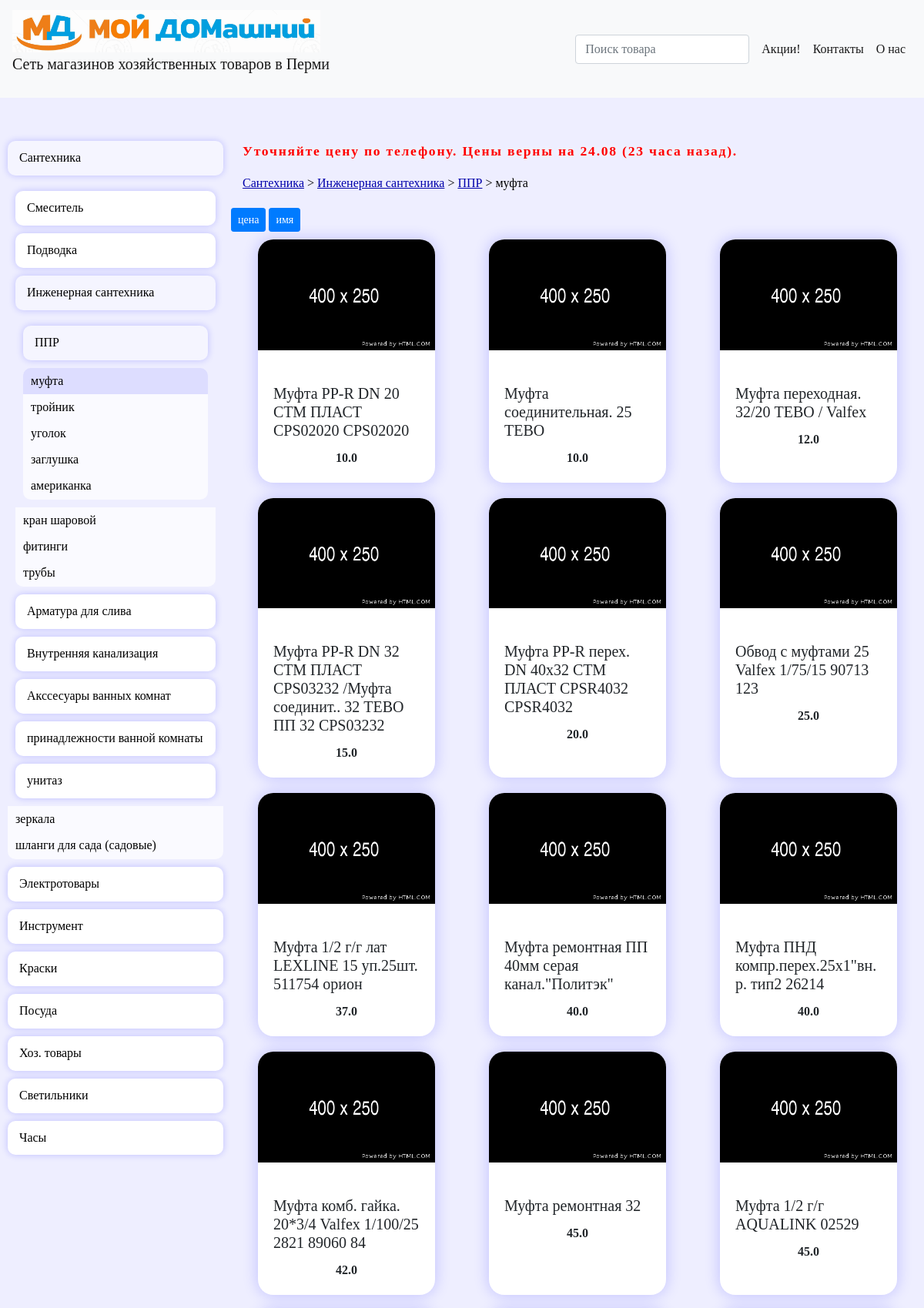
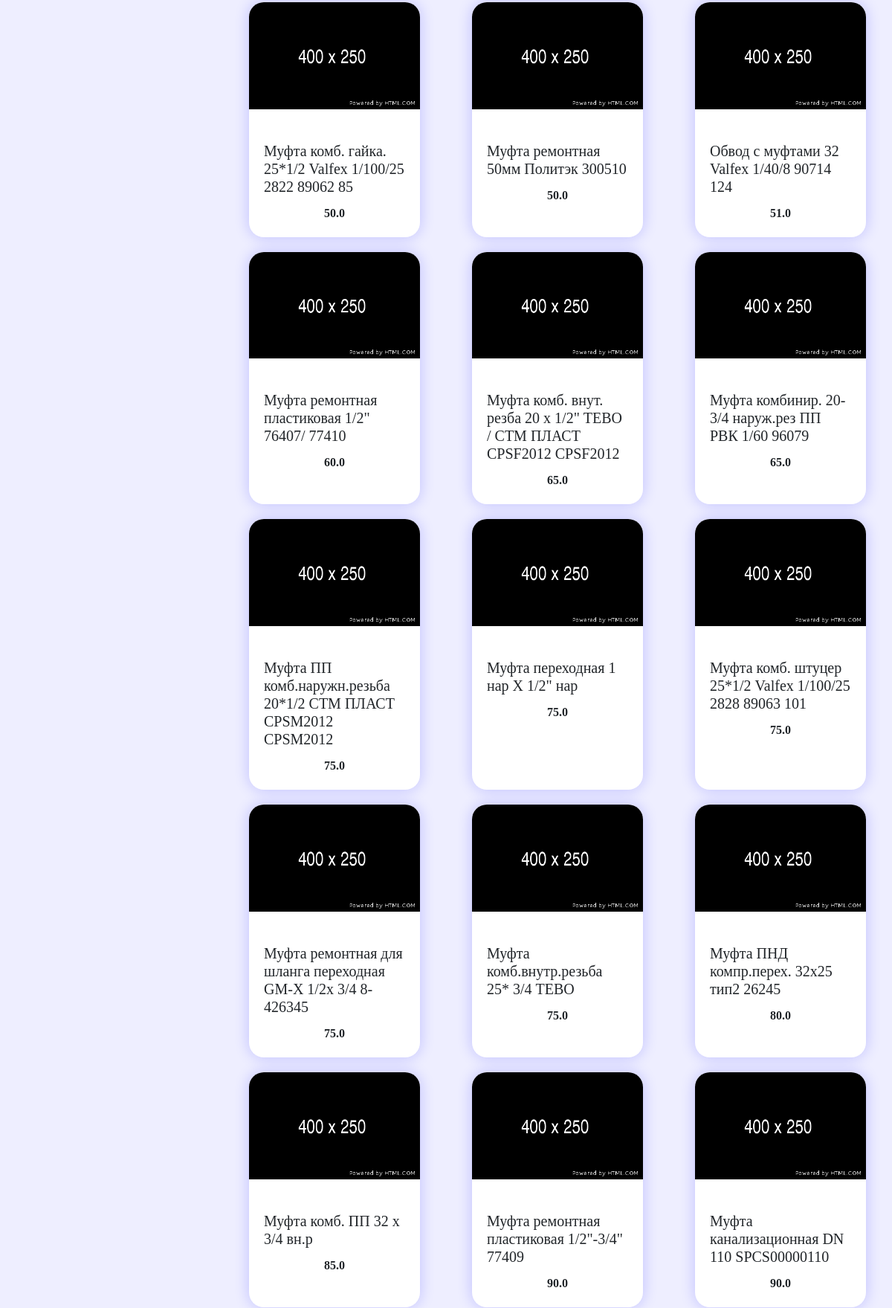
/items/1.3.4.1 (upper part), run on the app's committed database (2 pictures, top to bottom).
### shop/database.py (models this page shows, shortened)
class BaseModel(Model):
    class Meta:
        database = db

class Item(BaseModel):
    id = IntegerField(primary_key=True)
    name = TextField()
    cost = FloatField()
    count = IntegerField()
    group = TextField(default="others")
    img = "not.png"
    full_match = False
    __tablename__ = "item"
    __searchable__ = ["name"]

### shop/main.py (the view, shortened to what this page needs)
@app.route("/items/<string:path>", methods=["GET", "POST"])
def item(path):
    if not validate_path(path):
        return not_found(404)
    items = sorted(extract_items(path), key=lambda x: float(x["cost"]))
    return render_template(
        "item.html", items=items, path=items_path(path), date=get_date()
    )

### shop/main.py
class SearchForm(FlaskForm):
    q = StringField("поиск товара", validators=[DataRequired()])
    def __init__(self, *args, **kwargs):
        if "formdata" not in kwargs:
            kwargs["formdata"] = request.args
        if "csrf_enabled" not in kwargs:
            kwargs["csrf_enabled"] = False
        super(SearchForm, self).__init__(*args, **kwargs)

### shop/ext.py (called while the page is built)
def cfg2json():
    base = Config.select().where(Config.id == 1).get()
    config = configparser.ConfigParser()
    config.read_string(base.config)
    items = {}
    for section in config:
        if section == "DEFAULT":
            continue
        items[section] = {}
        for key in config[section]:
            if key != "regex":
                items[section][key] = config[section][key]
    return items

def items_path(path):
    path_list = []
    prev = ""
    try:
        for i in enumerate(path.split(".")):
            if i[0] != 0:
                prev += "."
            prev += str(i[1])
            path_list.append(menu_map[prev])
    except:
        path_list = []
    return path_list

def validate_path(path: str):
    for char in path:
        if not (char.isdigit() or char == "."):
            return False
    return True

def items2json(items):
    m = {item.name: item for item in items}
    imgs = Image.select().where(Image.name.in_([item.name for item in items]))
    for i in imgs:
        m[i.name].img = i.path
    l = []
    for key in m:
        item = m[key]
        l.append(
            {
                "name": item.name,
                "count": item.count,
                "cost": item.cost,
                "img": item.img,
                "id": item.id,
            }
        )
    l.sort(key=lambda x: x["cost"])
    return l

def extract_items(path: str):
    items = Item.select().where(Item.group == path)
    if items:
        return items2json([i for i in items])
    return []

    def routing(self, key):
        if key in self.items:
            return self.items[key]
        return None

### shop/main.py (called while the page is built)
def get_date():
    return f"Цены верны на {DATE_DB_UPDATE.format('DD.MM')} ({DATE_DB_UPDATE.humanize(locale='ru')})."

@app.before_request
def before_request():
    g.search_form = SearchForm()

### templates/item.html (shortened to what this page needs)
{% extends "base.html" %}
{% block content %}
<main>
{% import "message.html" as message %}{{ message.main(date) }}
    <link rel="stylesheet" href="{{ url_for('static', filename='styles/item.css') }}">
    {% import "item_top_panel.html" as  item_top_panel %}{{ item_top_panel.main(path) }}
<div id="users">
    <button class="sort btn btn-primary btn-sm" data-sort="cost">цена</button>
    <button class="sort btn btn-primary btn-sm" data-sort="name">имя</button>
    <div class="list contain">
        {% for line in range(items|length) %}
            <div class="card">
                <img class="card-img-top" src="{{ url_for('static',  filename= 'img/' + items[line]['img']) }}" alt="Card image cap">
                <div class="card-body">
                    <i class="fas fa-faucet"></i>
                    <h5 class="name card-title">{{ items[line]["name"] }}</h5>
                    <p class="cost card-text text-center"><b>{{ items[line]['cost'] }}</b></p>
                </div>
            </div>
        {% endfor %}
    </div>
</div>
</main>
{% endblock %}

### static/styles/colors.css (style rules this page uses)
:root { --first-bg-color: #fff; --second-bg-color: #eef; --first-text-color: #000; --shadow-color-3: #00f3; --shadow-color-5: #00f5; --shadow-color-7: #00f7; --h-text-color: #000; --a-text-color: #00a; --a-hover-color: #00f; --scrollbar-thumb-bg: #ccf; --scrollbar-bg: #fff0; --body-bg: var(--second-bg-color); }
main { --index-label-bg: var(--first-bg-color); --index-label-shadow: 0 0 20px var(--shadow-color-3); --index-label-bg-hover: var(--first-bg-color); --index-label-shadow-hover: 0 0 20px var(--shadow-color-7); --index-h1-color: var(--first-text-color); --index-a-color: var(--a-hover-color); --index-a-color-hover: var(--a-text-color); --index-a-bg-hover: var(--second-bg-color); --item-path-a-color: var(--a-text-color); --item-path-a-color-hover: var(--a-hover-color); --item-path-span-color: var(--first-text-color); --item-card-bg: var(--first-bg-color); --item-card-shadow: 0 0 20px var(--shadow-color-3); --item-table-bg: var(--first-bg-color); --item-table-shadow: 0 0 20px var(--shadow-color-3); --item-table-img-shadow: 0 0 20px var(--shadow-color-5); --contacts-map-shadow: 0 0 20px var(--shadow-color-3); --contacts-table-bg: var(--first-bg-color); --contacts-table-shadow: 0 0 20px var(--shadow-color-3); }

### static/styles/header.css (style rules this page uses)
* { font-family: Verdana; }
i { font-family: "Font Awesome 5 Pro" !important; }
html { height: 100vh; }
body { padding: 0; margin: 0; display: grid; grid-template-columns: 300px auto; grid-template-rows: repeate(4, auto); background-color: var(--body-bg); min-height: 100%; }

### static/styles/menu.css (style rules this page uses)
:root { --border-color: #55f0; }

### static/styles/item.css (style rules this page uses)
main { --item-width: 230px; }
main * { overflow: hidden; }
main div.contain { display: flex; flex-direction: row; flex-wrap: wrap; align-items: stretch; justify-content: space-around; overflow: visible; }
main div.contain::after { content: ""; flex: auto; }
main div.card { flex-grow: 0; display: flex; flex-direction: column; align-items: stretch; justify-content: stretch; margin: 10px; max-width: var(--item-width); border: 0; border-radius: 20px; box-shadow: var(--item-card-shadow); background-color: var(--item-card-bg); }
main div.card img { max-width: var(--item-width); }

### data on the page
Item: name "Муфта ремонтная 32", cost "45.0"
Item: name "Муфта ремонтная пластиковая 1/2\" 76407/ 77410", cost "60.0"
Item: name "Муфта ремонтная пластиковая 1/2\"-3/4\" 77409", cost "90.0"

### other printed values
{{ date }} "Цены верны на 24.08 (23 часа назад)."
{{ item }} "Сантехника" "Инженерная сантехника" "ППР"
{{ item }} "муфта"
{{ items[line]["name"] }} "Муфта PP-R DN 20 СТМ ПЛАСТ CPS02020 CPS02020" "Муфта соединительная. 25 TEBO" "Муфта переходная. 32/20 TEBO / Valfex" "Муфта PP-R DN 32 СТМ ПЛАСТ CPS03232 /Муфта соединит.. 32 TEBO ПП 32 CPS03232" "Муфта PP-R перех. DN 40х32 СТМ ПЛАСТ CPSR4032 CPSR4032" "Обвод с муфтами 25 Valfex 1/75/15 90713 123" "Муфта 1/2 г/г лат LEXLINE 15 уп.25шт. 511754 орион" "Муфта ремонтная ПП 40мм серая канал.\"Политэк\"" "Муфта ПНД компр.перех.25х1\"вн.р. тип2 26214" "Муфта комб. гайка. 20*3/4 Valfex 1/100/25 2821 89060 84" "Муфта 1/2 г/г AQUALINK 02529" "Муфта комб. гайка. 25*1/2 Valfex 1/100/25 2822 89062 85" "Муфта ремонтная 50мм Политэк 300510" "Обвод с муфтами 32 Valfex 1/40/8 90714 124" "Муфта комб. внут. резба 20 х 1/2\" TEBO / CTM ПЛАСТ CPSF2012 CPSF2012" "Муфта комбинир. 20-3/4 наруж.рез ПП РВК 1/60 96079" "Муфта ПП комб.наружн.резьба 20*1/2 CTM ПЛАСТ CPSM2012 CPSM2012" "Муфта переходная 1 нар Х 1/2\" нар" "Муфта комб. штуцер 25*1/2 Valfex 1/100/25 2828 89063 101" "Муфта ремонтная для шланга переходная GM-X 1/2х 3/4 8-426345" "Муфта комб.внутр.резьба 25* 3/4 TEBO" "Муфта ПНД компр.перех. 32х25 тип2 26245" "Муфта комб. ПП 32 x 3/4 вн.р" "Муфта канализационная DN 110 SPCS00000110"
{{ items[line]['cost'] }} "10.0" "10.0" "12.0" "15.0" "20.0" "25.0" "37.0" "40.0" "40.0" "42.0" "45.0" "50.0" "50.0" "51.0" "65.0" "65.0" "75.0" "75.0" "75.0" "75.0" "75.0" "80.0" "85.0" "90.0"
